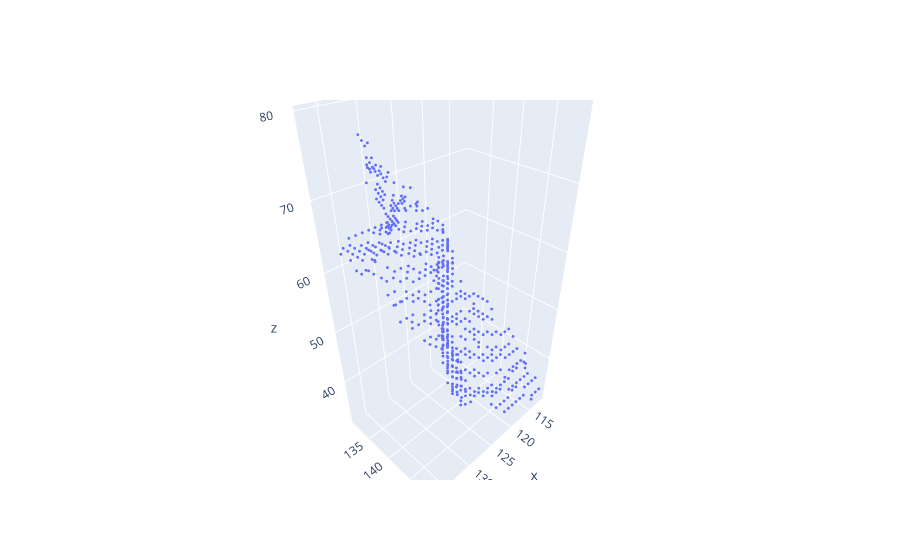

Write notebook code for a chart like this one.
### Code cell
#cld.draw(m,fig,color=[0,255,0])
cld.draw_numpy_bucket(bucket_raw)

### Figure 1 — Plotly figure (JSON) as saved in the notebook; plotly's stock layout.template omitted (floating-point values rounded to 4 significant figures; data arrays with more than 128 entries replaced by an {"elided": "..."} marker saying what was removed)
{"data": [{"marker": {"opacity": 1, "size": 1}, "mode": "markers", "type": "scatter3d", "x": {"elided": "584 int values"}, "y": {"elided": "584 int values"}, "z": {"elided": "584 int values"}}], "layout": {}}
